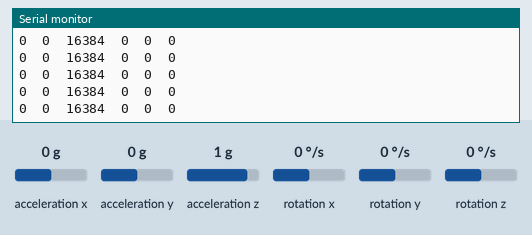
Simulated run of this sketch. Board: Arduino Uno, built with avr-gcc and run on an emulated ATmega328P. Shown: the last lines printed to the serial monitor. The test bench sets the inputs (shaded band); at power-on: acceleration x 0 g, acceleration y 0 g, acceleration z 1 g, rotation x 0 °/s, rotation y 0 °/s, rotation z 0 °/s.

Above: at 6.2 s.
6.3 s: acceleration x set to -1.4 g
At 7.0 s:
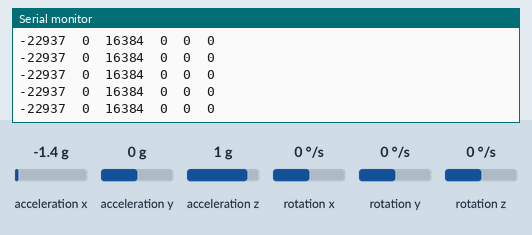
9.3 s: acceleration y set to -1.4 g
At 10.1 s:
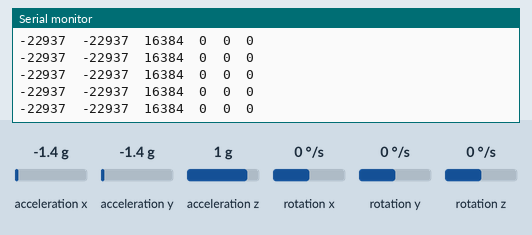
12.3 s: acceleration z set to -1.4 g
At 13.3 s:
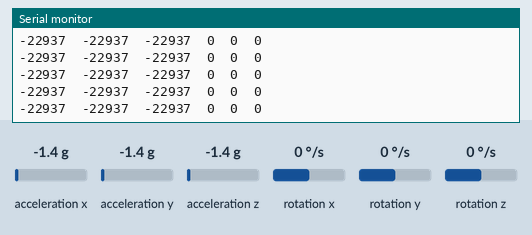
15.3 s: rotation x set to 100 °/s
At 16.2 s:
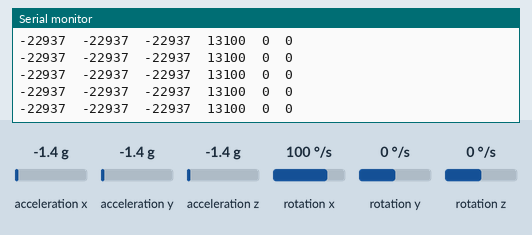
18.3 s: rotation y set to -192 °/s
At 19.4 s:
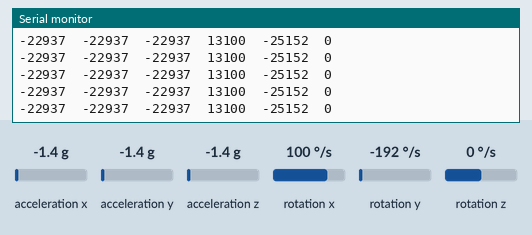
19.8 s: rotation y set to 0 °/s
At 20.4 s:
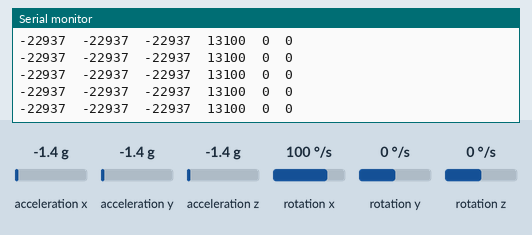

Measured:
- after the input at 6.3 s, the serial monitor: prints a new line after 0.07 s (image 1)
- after the input at 9.3 s, the serial monitor: prints a new line after 0.09 s (image 2)
- after the input at 12.3 s, the serial monitor: prints a new line after 0.09 s (image 3)
- after the input at 15.3 s, the serial monitor: prints a new line after 0.09 s (image 4)
- after the input at 18.3 s, the serial monitor: prints a new line after 0.09 s (image 5)

The sketch:

055_6DOF_MPU6050Serial.ino
```cpp
//A full description of this module (and many others) can be downloaded at: https://eve_arduino

#include "MPU6050_6Axis_MotionApps20.h"

MPU6050 accelgyro;

int16_t ax, ay, az;
int16_t gx, gy, gz;


void setup()
{
    Serial.begin(9600);
    delay(5000);
    Serial.println("Initializing I2C devices...");
    accelgyro.initialize();
    Serial.println("Testing device connections...");
    Serial.println(accelgyro.testConnection() ? "MPU6050 connection successful" : "MPU6050 connection failed");
}

void loop()
{
    accelgyro.getMotion6(&ax, &ay, &az, &gx, &gy, &gz);
        Serial.print(ax); Serial.print("\t");
        Serial.print(ay); Serial.print("\t");
        Serial.print(az); Serial.print("\t");
        Serial.print(gx); Serial.print("\t");
        Serial.print(gy); Serial.print("\t");
        Serial.print(gz);
        Serial.println();
}
```
